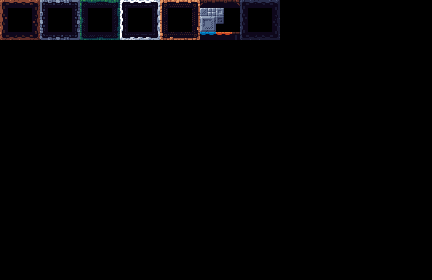

This is a level from a 2D game, rendered from its Tiled map with the project's own tilesets. A one-line summary and the map file follow, with tile-layer data summarised:
An orthogonal 54x35 tile map with 8x8 px tiles, 2 tile layers (obstacles, platforms), 1 hidden layer not drawn.

<map version="1.10" tiledversion="1.10.2" orientation="orthogonal" renderorder="right-down" width="54" height="35" tilewidth="8" tileheight="8" infinite="0" nextlayerid="6" nextobjectid="5">
 <editorsettings>
  <export target="adve.json" format="json" />
 </editorsettings>
 <tileset firstgid="1" name="test" tilewidth="8" tileheight="8" tilecount="504" columns="24">
  <image source="tiles.png" width="192" height="168" />
 </tileset>
 <layer id="1" name="Tile Layer 1" width="54" height="35" visible="0" locked="1">
  <data>[1890 cells, 1890 non-empty, 222 distinct tile ids]</data>
 </layer>
 <layer id="4" name="obstacles" width="54" height="35">
  <data>[1890 cells, 108 non-empty, 108 distinct tile ids]</data>
 </layer>
 <layer id="5" name="platforms" width="54" height="35">
  <data>[1890 cells, 6 non-empty, 6 distinct tile ids]</data>
 </layer>
</map>
